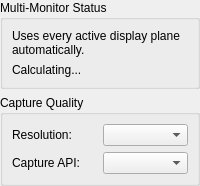
<?xml version="1.0" encoding="UTF-8"?>
<ui version="4.0">
 <class>ScreenMirrorCapturePanel</class>
 <widget class="QWidget" name="ScreenMirrorCapturePanel">
  <layout class="QVBoxLayout" name="mainLayout">
   <property name="leftMargin">
    <number>0</number>
   </property>
   <property name="topMargin">
    <number>0</number>
   </property>
   <property name="rightMargin">
    <number>0</number>
   </property>
   <property name="bottomMargin">
    <number>0</number>
   </property>
   <item>
    <widget class="QGroupBox" name="statusGroup">
     <property name="title">
      <string>Multi-Monitor Status</string>
     </property>
     <layout class="QVBoxLayout" name="statusLayout">
      <item>
       <widget class="QLabel" name="statusInfoLabel">
        <property name="wordWrap">
         <bool>true</bool>
        </property>
        <property name="text">
         <string>Uses every active display plane automatically.</string>
        </property>
       </widget>
      </item>
      <item>
       <widget class="QLabel" name="monitorStatusLabel">
        <property name="text">
         <string>Calculating...</string>
        </property>
       </widget>
      </item>
     </layout>
    </widget>
   </item>
   <item>
    <widget class="QGroupBox" name="captureGroup">
     <property name="title">
      <string>Capture Quality</string>
     </property>
     <layout class="QVBoxLayout" name="captureLayout">
      <item>
       <layout class="QHBoxLayout" name="qualityRow">
        <item>
         <widget class="QLabel" name="qualityCaption">
          <property name="text">
           <string>Resolution:</string>
          </property>
         </widget>
        </item>
        <item>
         <widget class="QComboBox" name="captureQualityCombo">
          <property name="toolTip">
           <string>Downscaled capture size before color extraction. Higher = sharper, heavier CPU/GPU/RAM.</string>
          </property>
         </widget>
        </item>
       </layout>
      </item>
      <item>
       <layout class="QHBoxLayout" name="backendRow">
        <item>
         <widget class="QLabel" name="backendCaption">
          <property name="text">
           <string>Capture API:</string>
          </property>
         </widget>
        </item>
        <item>
         <widget class="QComboBox" name="captureBackendCombo">
          <property name="toolTip">
           <string>Windows: Auto uses GDI when DXGI stalls (static pages). Lock DXGI or GDI to reduce API-mix flicker. DXGI-only skips BitBlt (idle desktop may barely update). No effect on Linux/macOS.</string>
          </property>
         </widget>
        </item>
       </layout>
      </item>
     </layout>
    </widget>
   </item>
  </layout>
 </widget>
 <resources/>
 <connections/>
</ui>
